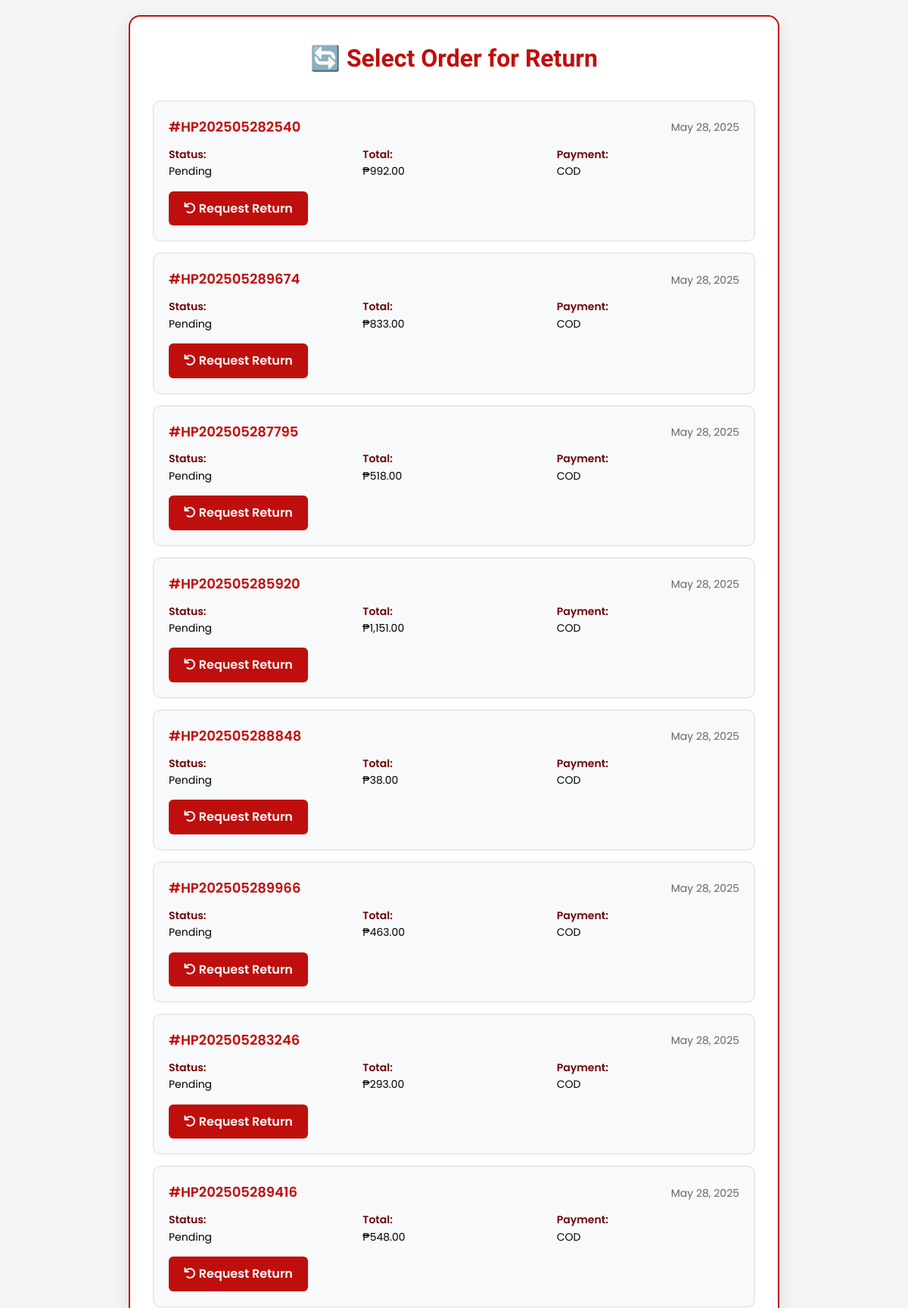
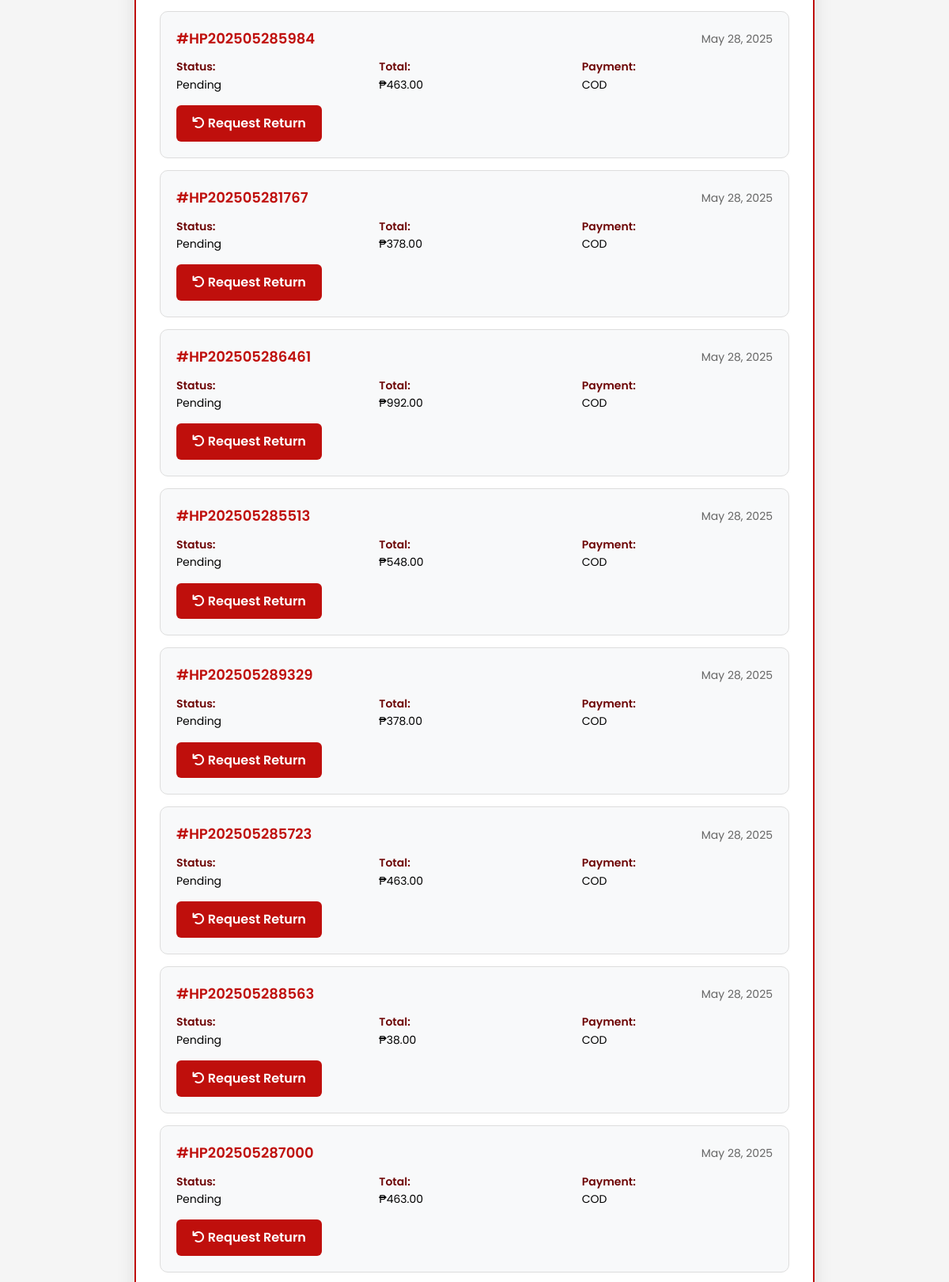
Screenshot of /manage_returns.php (signed in, upper part) with the database file from the repository (2 pictures, top to bottom).
### tables this page shows
CREATE TABLE `orders` (
  `order_id` int(11) NOT NULL,
  `user_id` int(11) NOT NULL,
  `order_number` varchar(20) NOT NULL,
  `payment_method` enum('cod','gcash','paymaya') NOT NULL DEFAULT 'cod',
  `payment_number` varchar(15) DEFAULT NULL,
  `subtotal` decimal(10,2) NOT NULL,
  `delivery_fee` decimal(10,2) NOT NULL DEFAULT 38.00,
  `promo_discount` decimal(10,2) NOT NULL DEFAULT 0.00,
  `order_total` decimal(10,2) NOT NULL,
  `status` enum('Pending','Confirmed','Preparing','Out for Delivery','Delivered','Cancelled') DEFAULT 'Pending',
  `order_data` longtext NOT NULL CHECK (json_valid(`order_data`)),
  `notes` text DEFAULT NULL,
  `order_date` timestamp NOT NULL DEFAULT current_timestamp(),
  `updated_at` timestamp NOT NULL DEFAULT current_timestamp() ON UPDATE current_timestamp()
);

### manage_returns.php (the view, shortened to what this page needs)
<?php
require 'db.php';
$user_id = $_SESSION['user_id'];
$create_table_query = "CREATE TABLE IF NOT EXISTS return_requests (
    return_id INT AUTO_INCREMENT PRIMARY KEY,
    order_id INT NOT NULL,
    return_number VARCHAR(50) NOT NULL UNIQUE,
    return_type ENUM('refund', 'exchange') NOT NULL,
    return_reason TEXT NOT NULL,
    return_amount DECIMAL(10,2) NOT NULL,
    return_data JSON,
    status ENUM('Pending', 'Approved', 'Rejected', 'Processing', 'Completed') DEFAULT 'Pending',
    request_date TIMESTAMP DEFAULT CURRENT_TIMESTAMP,
    updated_at TIMESTAMP DEFAULT CURRENT_TIMESTAMP ON UPDATE CURRENT_TIMESTAMP,
    FOREIGN KEY (order_id) REFERENCES orders(order_id)
)";
$conn->query($create_table_query);
$order_id = $_GET['order_id'] ?? 0;
$token = $_GET['token'] ?? '';
if (!$order_id || !$token) {
    $user_orders_query = "SELECT o.*, CONCAT(s.firstName, ' ', s.lastName) as customer_name, s.email
                          FROM orders o
                          JOIN sign_up s ON o.user_id = s.userId
                          WHERE o.user_id = ?
                          ORDER BY o.order_date DESC";
    $stmt = $conn->prepare($user_orders_query);
    $stmt->bind_param("i", $user_id);
    $stmt->execute();
    $user_orders = $stmt->get_result()->fetch_all(MYSQLI_ASSOC);
    ?>
    <!DOCTYPE html>
    <html lang="en">
    <head>
        <link rel="stylesheet" href="https://cdnjs.cloudflare.com/ajax/libs/font-awesome/6.0.0/css/all.min.css">
    </head>
    <body>
        <div class="container">
            <div class="card">
                <h1 class="card-title">🔄 Select Order for Return</h1>
                <?php if (empty($user_orders)): ?>
                    <div class="no-orders">
                        <i class="fas fa-shopping-bag" style="font-size: 48px; margin-bottom: 20px; color: #ccc;"></i>
                        <h3>No orders found</h3>
                        <p>You don't have any orders yet.</p>
                        <a href="Menu.php" class="btn" style="margin-top: 20px;">
                            <i class="fas fa-utensils"></i> Order Now
                        </a>
                    </div>
                <?php else: ?>
                    <?php foreach ($user_orders as $order): ?>
                        <?php
                        $email = isset($order['email']) ? $order['email'] : '';
                        $order_token = md5($order['order_number'] . $email);
                        ?>
                        <div class="order-item">
                            <div class="order-header">
                                <div class="order-number">#<?php echo htmlspecialchars($order['order_number']); ?></div>
                                <div class="order-date"><?php echo date('M d, Y', strtotime($order['order_date'])); ?></div>
                            </div>
                            <div class="order-details">
                                <div class="detail-item">
                                    <div class="detail-label">Status:</div>
                                    <?php echo htmlspecialchars($order['status']); ?>
                                </div>
                                <div class="detail-item">
                                    <div class="detail-label">Total:</div>
                                    ₱<?php echo number_format($order['order_total'], 2); ?>
                                </div>
                                <div class="detail-item">
                                    <div class="detail-label">Payment:</div>
                                    <?php echo strtoupper(htmlspecialchars($order['payment_method'])); ?>
                                </div>
                            </div>
                            <a href="?order_id=<?php echo $order['order_id']; ?>&token=<?php echo $order_token; ?>" class="btn">
                                <i class="fas fa-undo"></i> Request Return
                            </a>
                        </div>
                    <?php endforeach; ?>
                <?php endif; ?>
            </div>
        </div>
    </body>
    </html>
    <?php
    exit;
}
?>

### manage_returns.php (style rules this page uses)
:root { --primary-red: #bf0f0c; --light-red: #ffcfcf; --dark-red: #6e0606; --white: #ffffff; --gray-bg: #f5f5f5; }
* { margin: 0; padding: 0; box-sizing: border-box; }
body { font-family: 'Poppins', sans-serif; background-color: var(--gray-bg); color: #000; line-height: 1.6; }
.container { max-width: 900px; margin: 0 auto; padding: 20px; }
.card { background: var(--white); border-radius: 15px; padding: 30px; box-shadow: 0 8px 25px rgba(0, 0, 0, 0.1); margin-bottom: 30px; border: 2px solid var(--primary-red); }
.card-title { font-family: 'Merienda One', cursive; font-size: 32px; color: var(--primary-red); text-align: center; margin-bottom: 30px; }
.order-item { background: #f8f9fa; padding: 20px; border-radius: 10px; margin-bottom: 15px; border: 1px solid #ddd; transition: all 0.3s ease; }
.order-header { display: flex; justify-content: space-between; align-items: center; margin-bottom: 10px; }
.order-number { font-weight: 600; color: var(--primary-red); font-size: 18px; }
.order-date { color: #666; font-size: 14px; }
.order-details { display: grid; grid-template-columns: 1fr 1fr 1fr; gap: 15px; margin-bottom: 15px; }
.detail-item { font-size: 14px; }
.detail-label { font-weight: 600; color: var(--dark-red); }
.btn { display: inline-block; padding: 10px 20px; background: var(--primary-red); color: var(--white); border: none; border-radius: 6px; text-decoration: none; font-weight: 600; transition: all 0.3s ease; }

### rows the page displays
orders: order_number "HP202505282540", order_date "May 28, 2025", status "Pending", order_total "992.00", payment_method "COD"
orders: order_number "HP202505289674", order_date "May 28, 2025", status "Pending", order_total "833.00", payment_method "COD"
orders: order_number "HP202505287795", order_date "May 28, 2025", status "Pending", order_total "518.00", payment_method "COD"
orders: order_number "HP202505285920", order_date "May 28, 2025", status "Pending", order_total "1,151.00", payment_method "COD"
orders: order_number "HP202505288848", order_date "May 28, 2025", status "Pending", order_total "38.00", payment_method "COD"
orders: order_number "HP202505289966", order_date "May 28, 2025", status "Pending", order_total "463.00", payment_method "COD"
orders: order_number "HP202505283246", order_date "May 28, 2025", status "Pending", order_total "293.00", payment_method "COD"
orders: order_number "HP202505289416", order_date "May 28, 2025", status "Pending", order_total "548.00", payment_method "COD"
orders: order_number "HP202505285984", order_date "May 28, 2025", status "Pending", order_total "463.00", payment_method "COD"
orders: order_number "HP202505281767", order_date "May 28, 2025", status "Pending", order_total "378.00", payment_method "COD"
orders: order_number "HP202505286461", order_date "May 28, 2025", status "Pending", order_total "992.00", payment_method "COD"
orders: order_number "HP202505285513", order_date "May 28, 2025", status "Pending", order_total "548.00", payment_method "COD"
orders: order_number "HP202505289329", order_date "May 28, 2025", status "Pending", order_total "378.00", payment_method "COD"
orders: order_number "HP202505285723", order_date "May 28, 2025", status "Pending", order_total "463.00", payment_method "COD"
orders: order_number "HP202505288563", order_date "May 28, 2025", status "Pending", order_total "38.00", payment_method "COD"
orders: order_number "HP202505287000", order_date "May 28, 2025", status "Pending", order_total "463.00", payment_method "COD"
